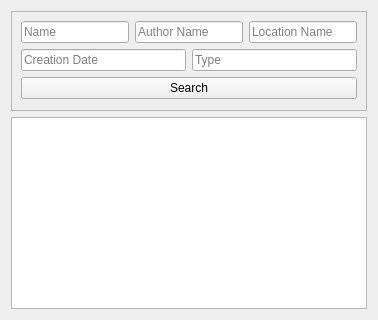
            <widget class="QWidget" name="page_work_of_art">
             <layout class="QVBoxLayout" name="verticalLayout_9">
              <item>
               <widget class="QFrame" name="search_work_of_art">
                <property name="minimumSize">
                 <size>
                  <width>0</width>
                  <height>100</height>
                 </size>
                </property>
                <property name="frameShape">
                 <enum>QFrame::StyledPanel</enum>
                </property>
                <property name="frameShadow">
                 <enum>QFrame::Raised</enum>
                </property>
                <layout class="QGridLayout" name="gridLayout_6">
                 <item row="0" column="0">
                  <widget class="QLineEdit" name="search_work_of_art_name">
                   <property name="text">
                    <string/>
                   </property>
                   <property name="placeholderText">
                    <string>Name</string>
                   </property>
                  </widget>
                 </item>
                 <item row="0" column="1" colspan="2">
                  <widget class="QLineEdit" name="search_work_of_art_author_name">
                   <property name="text">
                    <string/>
                   </property>
                   <property name="placeholderText">
                    <string>Author Name</string>
                   </property>
                  </widget>
                 </item>
                 <item row="0" column="3">
                  <widget class="QLineEdit" name="search_work_of_art_location_name">
                   <property name="text">
                    <string/>
                   </property>
                   <property name="placeholderText">
                    <string>Location Name</string>
                   </property>
                  </widget>
                 </item>
                 <item row="1" column="0" colspan="2">
                  <widget class="QLineEdit" name="search_work_of_art_creation_date">
                   <property name="text">
                    <string/>
                   </property>
                   <property name="placeholderText">
                    <string>Creation Date</string>
                   </property>
                  </widget>
                 </item>
                 <item row="1" column="2" colspan="2">
                  <widget class="QLineEdit" name="search_work_of_art_type">
                   <property name="text">
                    <string/>
                   </property>
                   <property name="placeholderText">
                    <string>Type</string>
                   </property>
                  </widget>
                 </item>
                 <item row="2" column="0" colspan="4">
                  <widget class="QPushButton" name="btn_search_work_of_art">
                   <property name="text">
                    <string>Search</string>
                   </property>
                  </widget>
                 </item>
                </layout>
               </widget>
              </item>
              <item>
               <widget class="QTableWidget" name="table_work_of_art"/>
              </item>
             </layout>
            </widget>
